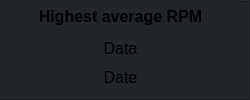
          <widget class="QFrame" name="frame_15">
           <property name="styleSheet">
            <string notr="true">background-color: rgb(35, 38, 41);</string>
           </property>
           <property name="frameShape">
            <enum>QFrame::Box</enum>
           </property>
           <property name="frameShadow">
            <enum>QFrame::Raised</enum>
           </property>
           <widget class="QWidget" name="verticalLayoutWidget_26">
            <property name="geometry">
             <rect>
              <x>0</x>
              <y>0</y>
              <width>241</width>
              <height>91</height>
             </rect>
            </property>
            <layout class="QVBoxLayout" name="verticalLayout_29">
             <item>
              <spacer name="verticalSpacer_36">
               <property name="orientation">
                <enum>Qt::Vertical</enum>
               </property>
               <property name="sizeHint" stdset="0">
                <size>
                 <width>20</width>
                 <height>40</height>
                </size>
               </property>
              </spacer>
             </item>
             <item>
              <widget class="QLabel" name="label_40">
               <property name="font">
                <font>
                 <pointsize>12</pointsize>
                 <weight>75</weight>
                 <bold>true</bold>
                </font>
               </property>
               <property name="text">
                <string>Highest average RPM</string>
               </property>
               <property name="alignment">
                <set>Qt::AlignCenter</set>
               </property>
              </widget>
             </item>
             <item>
              <spacer name="verticalSpacer_37">
               <property name="orientation">
                <enum>Qt::Vertical</enum>
               </property>
               <property name="sizeHint" stdset="0">
                <size>
                 <width>20</width>
                 <height>40</height>
                </size>
               </property>
              </spacer>
             </item>
             <item>
              <widget class="QLabel" name="highAvgRPMLabel">
               <property name="font">
                <font>
                 <pointsize>12</pointsize>
                </font>
               </property>
               <property name="text">
                <string>Data</string>
               </property>
               <property name="alignment">
                <set>Qt::AlignCenter</set>
               </property>
              </widget>
             </item>
             <item>
              <widget class="QPushButton" name="highAvgRPMDateButton">
               <property name="font">
                <font>
                 <pointsize>12</pointsize>
                </font>
               </property>
               <property name="text">
                <string>Date</string>
               </property>
               <property name="flat">
                <bool>true</bool>
               </property>
              </widget>
             </item>
            </layout>
           </widget>
          </widget>
